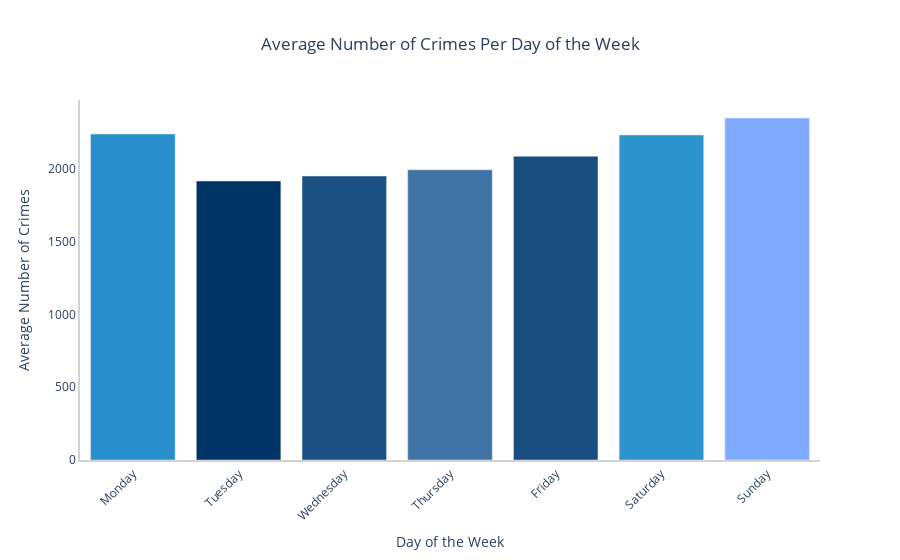

Write notebook code for a chart like this one.
### Code cell
merged_df_clean['Day of Week'] = merged_df_clean['Occurred Date Time'].dt.dayofweek

avg_crimes_per_day = merged_df_clean.groupby('Day of Week')['Incident Number'].nunique()

avg_incidents_per_day = avg_crimes_per_day.mean()

days = ['Monday', 'Tuesday', 'Wednesday', 'Thursday', 'Friday', 'Saturday', 'Sunday']
avg_crimes_per_day.index = days

custom_blue_palette = ["#003366", "#336699", "#6699cc", 
                       "#003366", "#006699", "#3399cc",  
                       "#0066cc", "#80aaff"]

fig = go.Figure()

fig.add_trace(go.Bar(
    x=avg_crimes_per_day.index,
    y=avg_crimes_per_day.values,
    marker=dict(color=avg_crimes_per_day.values, colorscale=custom_blue_palette),
    hovertemplate="Number of Incidents: %{y}<extra></extra>"
))

fig.update_layout(
    title='Average Number of Crimes Per Day of the Week',
    title_x=0.5,
    xaxis_title='Day of the Week',
    yaxis_title='Average Number of Crimes',
    xaxis_tickangle=-45,
    template='plotly',
    showlegend=False,
    plot_bgcolor='white',
    paper_bgcolor='white',
    xaxis=dict(showgrid=False, zeroline=False, showline=True, linewidth=2, linecolor='lightgrey'),
    yaxis=dict(showgrid=False, zeroline=True, showline=True, linewidth=2, linecolor='lightgrey'),
)

fig.show()

### Figure 1 — Plotly figure (JSON) as saved in the notebook; plotly's stock layout.template omitted (floating-point values rounded to 4 significant figures)
{"data": [{"hovertemplate": "Number of Incidents: %{y}<extra></extra>", "marker": {"color": [2241, 1918, 1952, 1995, 2088, 2234, 2351], "colorscale": [[0, "#003366"], [0.1429, "#336699"], [0.2857, "#6699cc"], [0.4286, "#003366"], [0.5714, "#006699"], [0.7143, "#3399cc"], [0.8571, "#0066cc"], [1, "#80aaff"]]}, "type": "bar", "x": ["Monday", "Tuesday", "Wednesday", "Thursday", "Friday", "Saturday", "Sunday"], "y": [2241, 1918, 1952, 1995, 2088, 2234, 2351]}], "layout": {"autosize": true, "paper_bgcolor": "white", "plot_bgcolor": "white", "showlegend": false, "title": {"text": "Average Number of Crimes Per Day of the Week", "x": 0.5}, "xaxis": {"autorange": true, "linecolor": "lightgrey", "linewidth": 2, "range": [-0.5, 6.5], "showgrid": false, "showline": true, "tickangle": -45, "title": {"text": "Day of the Week"}, "type": "category", "zeroline": false}, "yaxis": {"autorange": true, "linecolor": "lightgrey", "linewidth": 2, "range": [0, 2475.0], "showgrid": false, "showline": true, "title": {"text": "Average Number of Crimes"}, "type": "linear", "zeroline": true}}}
